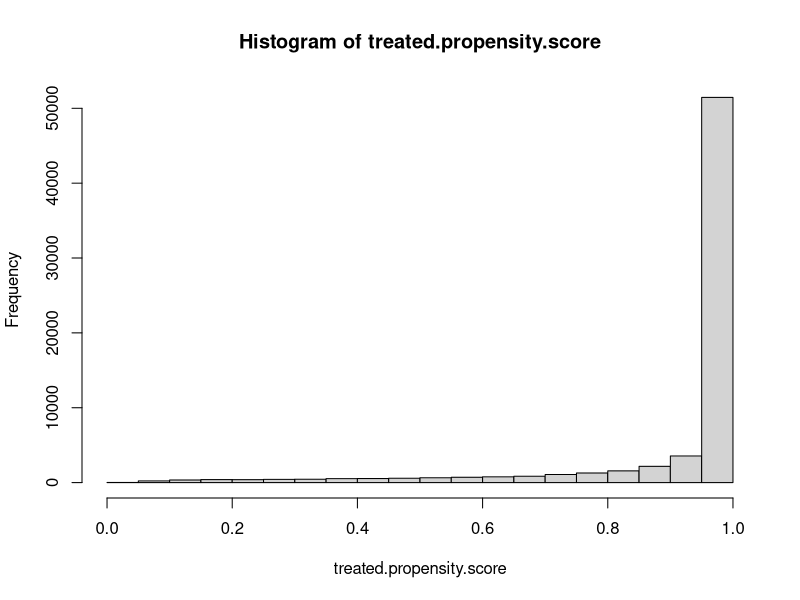
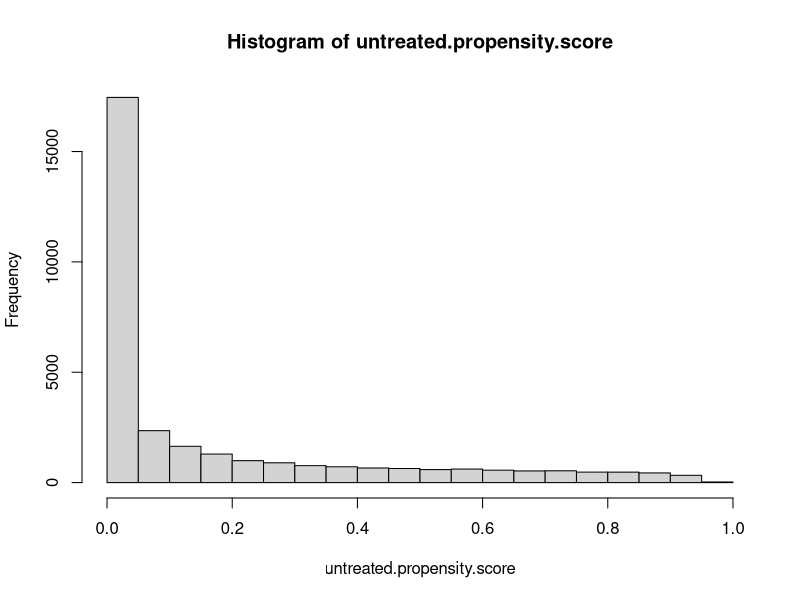
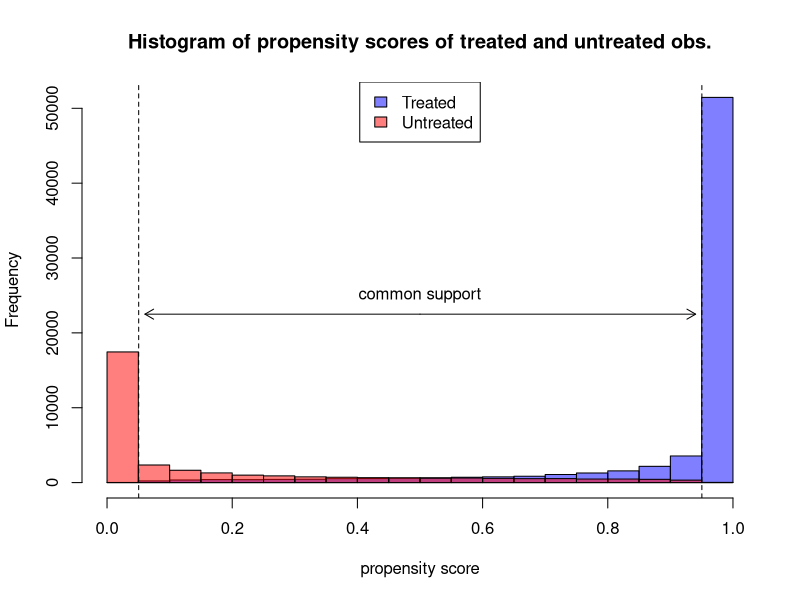

These figures' R source, in order: (Note: a time limit stopped this script after it produced the figures.)
#	Set seed for reproducability.
set.seed(54)


#	Parameters for question 2.
n <- 100000
pi.0 <- 0
pi.1 <- 0.25
pi.2 <- 1
beta.0 <- 1
beta.1 <- 1
theta <- 0.05


#	Question 2.1
X.i <- rnorm(n, 0, 1)
Z.star.i <- rnorm(n, 0, 1)
epsilon.i <- rnorm(n, 0, 0.5)
U.D <- runif(n)

U.0i <- 1.5 * (U.D - 0.5) - U.D^2 + epsilon.i
U.1i <- -0.5 * (U.D - 0.5) + U.D^2 + epsilon.i

v.i <- min(U.D) + (max(U.D) - min(U.D)) * U.D
D.star.i <- pi.0 + pi.1 * Z.star.i + pi.2 * X.i + v.i

Y.0i <- U.0i + beta.0 * X.i + theta * X.i^2
Y.1i <- U.1i + beta.1 * X.i + theta * X.i^2

D.i <- rep(0, n)
D.i[D.star.i >= 0] <- 1
Y.i <- D.i * Y.1i + (1 - D.i) * Y.0i

first.stage <- glm(D.i ~ Z.star.i + X.i, family = binomial(link = "probit"))
propensity.score <- first.stage$fitted

treated.propensity.score <- propensity.score[D.i == 1]
untreated.propensity.score <- propensity.score[D.i == 0]
histogram.treated <- hist(treated.propensity.score)
histogram.untreated <- hist(untreated.propensity.score)
plot(histogram.treated, col = rgb(0, 0, 1, 0.5), xlab = 'propensity score', 
	main = 'Histogram of propensity scores of treated and untreated obs.')
plot(histogram.untreated, add = TRUE, col = rgb(1, 0, 0, 0.5))
legend('top', legend = c('Treated', 'Untreated'), fill = c(rgb(0, 0, 1, 0.5), rgb(1, 0, 0, 0.5)))
abline(v = min(propensity.score[D.i == 1])+0.01, lty = 2)
abline(v = max(propensity.score[D.i == 0])-0.01, lty = 2)
text(x = 0.5, y = 25000, labels = 'common support')
arrows(x0 = 0.5, y0 = 22500, x1 = min(propensity.score[D.i == 1])+0.01+0.01, y1 = 22500, length = 0.1)
arrows(x0 = 0.5, y0 = 22500, x1 = max(propensity.score[D.i == 0])-0.01-0.01, y1 = 22500, length = 0.1)


#	Question 2.2
runs <- 100
mte.curves <- matrix(nrow = length(seq(0, 1, 0.01)), ncol = 0)
matrix.p <- matrix(nrow = n, ncol = 0)
matrix.D <- matrix(nrow = n, ncol = 0)
ATE <- c()
ATU <- c()
ATT <- c()
for (i in 1:runs) {
	X.i <- rnorm(n, 0, 1)
	Z.star.i <- rnorm(n, 0, 1)
	epsilon.i <- rnorm(n, 0, 0.5)
	U.D <- runif(n)
	
	U.0i <- 1.5 * (U.D - 0.5) - U.D^2 + epsilon.i
	U.1i <- -0.5 * (U.D - 0.5) + U.D^2 + epsilon.i
	
	v.i <- min(U.D) + (max(U.D) - min(U.D)) * U.D
	D.star.i <- pi.0 + pi.1 * Z.star.i + pi.2 * X.i + v.i
	
	Y.0i <- U.0i + beta.0 * X.i + theta * X.i^2
	Y.1i <- U.1i + beta.1 * X.i + theta * X.i^2
	
	D.i <- rep(0, n)
	D.i[D.star.i >= 0] <- 1
	Y.i <- D.i * Y.1i + (1 - D.i) * Y.0i
	
	first.stage <- glm(D.i ~ Z.star.i + X.i, family = binomial(link = "probit"))
	propensity.score <- first.stage$fitted
	matrix.p <- cbind(matrix.p, propensity.score)
	matrix.D <- cbind(matrix.D, D.i)
	
	mte.reg <- lm(Y.i ~ X.i + I(X.i^2) + propensity.score * X.i + propensity.score * I(X.i^2) + propensity.score + I(propensity.score^2) + I(propensity.score^3))
	gamma.hat.0 <-  mte.reg$coefficients['X.i']
	gamma.hat.1 <-  mte.reg$coefficients['I(X.i^2)']
	beta.hat.1 <- mte.reg$coefficients['X.i:propensity.score']
	beta.hat.2 <- mte.reg$coefficients['I(X.i^2):propensity.score']
	pi.hat.1 <- mte.reg$coefficients['propensity.score']
	pi.hat.2 <- mte.reg$coefficients['I(propensity.score^2)']
	pi.hat.3 <- mte.reg$coefficients['I(propensity.score^3)']
	
	v <- seq(0, 1, 0.01)
	matrix.Xp <- beta.hat.1 * X.i + beta.hat.2 * X.i^2
	matrix.Kp <- pi.hat.1 + 2 * pi.hat.2 * v + 3 * pi.hat.3 * v^2
	matrix.mte <- outer(matrix.Xp, matrix.Kp, `+`)
	
	ATE.p <- rowMeans(matrix.mte, na.rm = TRUE)
	ATE <- append(ATE, mean(ATE.p))
	
	weights.ATU <- outer(propensity.score, v, `>=`)
	ATU.p <- rowSums(matrix.mte * weights.ATU, na.rm = TRUE) / rowSums(weights.ATU, na.rm = TRUE)
	ATU <- append(ATU, mean(ATU.p[D.i == 0]))
	
	weights.ATT <- outer(propensity.score, v, `<`)
	ATT.p <- rowSums(matrix.mte * weights.ATT, na.rm = TRUE) / rowSums(weights.ATT, na.rm = TRUE)
	ATT <- append(ATT, mean(ATT.p[D.i == 1]))
	
	mte.curve <- c()
	for (j in 1:length(seq(0, 1, 0.01))){
		mte.curve <- append(mte.curve, mean(matrix.Xp) + matrix.Kp[j])
	}
	mte.curves <- cbind(mte.curves, mte.curve)
}

mte.curve <- rowMeans(mte.curves)
plot(seq(0, 1, 0.01), mte.curve, type = 'l',
	main = bquote('MTE curve with cubic term for'~K(p)), xlab = 'propensity score/unobserved gain from treatment',
	ylab = 'treatment effect', ylim = c(0.3, 1.6))
segments(y0 = mean(ATE), y1 = mean(ATE), x0 = 0, x1 = 1, col = 'darkgreen', lty = 2)
segments(y0 = mean(ATU), y1 = mean(ATU), x0 = 0 , x1 = max(matrix.p[matrix.D == 0]), col = 'red', lty = 2)
segments(y0 = mean(ATT), y1 = mean(ATT), x0 = min(matrix.p[matrix.D == 1]), x1 = 1, col = 'blue', lty = 2)
legend('top', legend = c('MTE curve', 'ATE', 'ATU', 'ATT'), lty = c(1, 2, 2, 2), col = c('black', 'darkgreen', 'red', 'blue'))
abline(v = min(matrix.p[matrix.D == 1]), lty = 2)
abline(v = max(matrix.p[matrix.D == 0]), lty = 2)


#	Question 2.3
runs <- 100
mte.curves <- matrix(nrow = length(seq(0, 1, 0.01)), ncol = 0)
matrix.p <- matrix(nrow = n, ncol = 0)
matrix.D <- matrix(nrow = n, ncol = 0)
ATE <- c()
ATU <- c()
ATT <- c()
for (i in 1:runs) {
	X.i <- rnorm(n, 0, 1)
	Z.star.i <- rnorm(n, 0, 1)
	epsilon.i <- rnorm(n, 0, 0.5)
	U.D <- runif(n)
	
	U.0i <- 1.5 * (U.D - 0.5) - U.D^2 + epsilon.i
	U.1i <- -0.5 * (U.D - 0.5) + U.D^2 + epsilon.i
	
	v.i <- min(U.D) + (max(U.D) - min(U.D)) * U.D
	D.star.i <- pi.0 + pi.1 * Z.star.i + pi.2 * X.i + v.i
	
	Y.0i <- U.0i + beta.0 * X.i + theta * X.i^2
	Y.1i <- U.1i + beta.1 * X.i + theta * X.i^2
	
	D.i <- rep(0, n)
	D.i[D.star.i >= 0] <- 1
	Y.i <- D.i * Y.1i + (1 - D.i) * Y.0i
	
	first.stage <- glm(D.i ~ Z.star.i + X.i, family = binomial(link = "probit"))
	propensity.score <- first.stage$fitted
	matrix.p <- cbind(matrix.p, propensity.score)
	matrix.D <- cbind(matrix.D, D.i)
	
	mte.reg <- lm(Y.i ~ X.i + I(X.i^2) + propensity.score * X.i + propensity.score * I(X.i^2) + propensity.score + I(propensity.score^2))
	gamma.hat.0 <-  mte.reg$coefficients['X.i']
	gamma.hat.1 <-  mte.reg$coefficients['I(X.i^2)']
	beta.hat.1 <- mte.reg$coefficients['X.i:propensity.score']
	beta.hat.2 <- mte.reg$coefficients['I(X.i^2):propensity.score']
	pi.hat.1 <- mte.reg$coefficients['propensity.score']
	pi.hat.2 <- mte.reg$coefficients['I(propensity.score^2)']
	
	v <- seq(0, 1, 0.01)
	matrix.Xp <- beta.hat.1 * X.i + beta.hat.2 * X.i^2
	matrix.Kp <- pi.hat.1 + 2 * pi.hat.2 * v
	matrix.mte <- outer(matrix.Xp, matrix.Kp, `+`)
	
	ATE.p <- rowMeans(matrix.mte, na.rm = TRUE)
	ATE <- append(ATE, mean(ATE.p))
	
	weights.ATU <- outer(propensity.score, v, `>=`)
	ATU.p <- rowSums(matrix.mte * weights.ATU, na.rm = TRUE) / rowSums(weights.ATU, na.rm = TRUE)
	ATU <- append(ATU, mean(ATU.p[D.i == 0]))
	
	weights.ATT <- outer(propensity.score, v, `<`)
	ATT.p <- rowSums(matrix.mte * weights.ATT, na.rm = TRUE) / rowSums(weights.ATT, na.rm = TRUE)
	ATT <- append(ATT, mean(ATT.p[D.i == 1]))
	
	mte.curve <- c()
	for (j in 1:length(seq(0, 1, 0.01))){
		mte.curve <- append(mte.curve, mean(matrix.Xp) + matrix.Kp[j])
	}
	mte.curves <- cbind(mte.curves, mte.curve)
}

mte.curve <- rowMeans(mte.curves)
plot(seq(0, 1, 0.01), mte.curve, type = 'l',
	main = bquote('MTE curve with squared term for'~K(p)), xlab = 'propensity score/unobserved gain from treatment',
	ylab = 'treatment effect', ylim = c(0.5, 0.65))
segments(y0 = mean(ATE), y1 = mean(ATE), x0 = 0, x1 = 1, col = 'darkgreen', lty = 2)
segments(y0 = mean(ATU), y1 = mean(ATU), x0 = 0 , x1 = max(matrix.p[matrix.D == 0]), col = 'red', lty = 2)
segments(y0 = mean(ATT), y1 = mean(ATT), x0 = min(matrix.p[matrix.D == 1]), x1 = 1, col = 'blue', lty = 2)
legend('top', legend = c('MTE curve', 'ATE', 'ATU', 'ATT'), lty = c(1, 2, 2, 2), col = c('black', 'darkgreen', 'red', 'blue'))
abline(v = min(matrix.p[matrix.D == 1]), lty = 2)
abline(v = max(matrix.p[matrix.D == 0]), lty = 2)


#	Question 2.4
runs <- 100
mte.curves <- matrix(nrow = length(seq(0, 1, 0.01)), ncol = 0)
matrix.p <- matrix(nrow = n, ncol = 0)
matrix.D <- matrix(nrow = n, ncol = 0)
ATE <- c()
ATU <- c()
ATT <- c()
for (i in 1:runs) {
	X.i <- rnorm(n, 0, 1)
	Z.star.i <- rnorm(n, 0, 1)
	epsilon.i <- rnorm(n, 0, 0.5)
	U.D <- runif(n)
	
	U.0i <- 1.5 * (U.D - 0.5) - U.D^2 + epsilon.i
	U.1i <- -0.5 * (U.D - 0.5) + U.D^2 + epsilon.i
	
	v.i <- min(U.D) + (max(U.D) - min(U.D)) * U.D
	D.star.i <- pi.0 + pi.1 * Z.star.i + pi.2 * X.i + v.i
	
	Y.0i <- U.0i + beta.0 * X.i + theta * X.i^2
	Y.1i <- U.1i + beta.1 * X.i + theta * X.i^2
	
	D.i <- rep(0, n)
	D.i[D.star.i >= 0] <- 1
	Y.i <- D.i * Y.1i + (1 - D.i) * Y.0i
	
	first.stage <- glm(D.i ~ Z.star.i + X.i, family = binomial(link = "probit"))
	propensity.score <- first.stage$fitted
	matrix.p <- cbind(matrix.p, propensity.score)
	matrix.D <- cbind(matrix.D, D.i)
	
	mte.reg <- lm(Y.i ~ X.i + propensity.score * X.i + propensity.score + I(propensity.score^2) + I(propensity.score^3))
	gamma.hat.0 <-  mte.reg$coefficients['X.i']
	beta.hat.1 <- mte.reg$coefficients['X.i:propensity.score']
	pi.hat.1 <- mte.reg$coefficients['propensity.score']
	pi.hat.2 <- mte.reg$coefficients['I(propensity.score^2)']
	pi.hat.3 <- mte.reg$coefficients['I(propensity.score^3)']
	
	v <- seq(0, 1, 0.01)
	matrix.Xp <- beta.hat.1 * X.i
	matrix.Kp <- pi.hat.1 + 2 * pi.hat.2 * v + 3 * pi.hat.3 * v^2
	matrix.mte <- outer(matrix.Xp, matrix.Kp, `+`)
	
	ATE.p <- rowMeans(matrix.mte, na.rm = TRUE)
	ATE <- append(ATE, mean(ATE.p))
	
	weights.ATU <- outer(propensity.score, v, `>=`)
	ATU.p <- rowSums(matrix.mte * weights.ATU, na.rm = TRUE) / rowSums(weights.ATU, na.rm = TRUE)
	ATU <- append(ATU, mean(ATU.p[D.i == 0]))
	
	weights.ATT <- outer(propensity.score, v, `<`)
	ATT.p <- rowSums(matrix.mte * weights.ATT, na.rm = TRUE) / rowSums(weights.ATT, na.rm = TRUE)
	ATT <- append(ATT, mean(ATT.p[D.i == 1]))
	
	mte.curve <- c()
	for (j in 1:length(seq(0, 1, 0.01))){
		mte.curve <- append(mte.curve, mean(matrix.Xp) + matrix.Kp[j])
	}
	mte.curves <- cbind(mte.curves, mte.curve)
}

mte.curve.avg <- c()
plot(seq(0, 1, 0.01), mte.curve, type = 'l',
	main = bquote('MTE curve without terms for'~X[i]^2), xlab = 'propensity score/unobserved gain from treatment',
	ylab = 'treatment effect')
segments(y0 = mean(ATE), y1 = mean(ATE), x0 = 0, x1 = 1, col = 'darkgreen', lty = 2)
segments(y0 = mean(ATU), y1 = mean(ATU), x0 = 0 , x1 = max(matrix.p[matrix.D == 0]), col = 'red', lty = 2)
segments(y0 = mean(ATT), y1 = mean(ATT), x0 = min(matrix.p[matrix.D == 1]), x1 = 1, col = 'blue', lty = 2)
legend('top', legend = c('MTE curve', 'ATE', 'ATU', 'ATT'), lty = c(1, 2, 2, 2), col = c('black', 'darkgreen', 'red', 'blue'))
abline(v = min(matrix.p[matrix.D == 1]), lty = 2)
abline(v = max(matrix.p[matrix.D == 0]), lty = 2)
